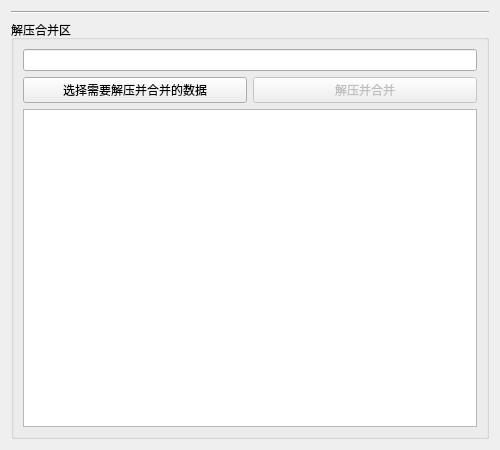
<?xml version="1.0" encoding="UTF-8"?>
<ui version="4.0">
 <class>Form</class>
 <widget class="QWidget" name="Form">
  <property name="geometry">
   <rect>
    <x>0</x>
    <y>0</y>
    <width>500</width>
    <height>450</height>
   </rect>
  </property>
  <property name="windowTitle">
   <string>7Z工具</string>
  </property>
  <property name="windowIcon">
   <iconset resource="../config/icon/ico.qrc">
    <normaloff>:/文件/解压包.png</normaloff>:/文件/解压包.png</iconset>
  </property>
  <layout class="QVBoxLayout" name="verticalLayout" stretch="0,2">
   <item>
    <widget class="Line" name="line">
     <property name="orientation">
      <enum>Qt::Horizontal</enum>
     </property>
    </widget>
   </item>
   <item>
    <widget class="QGroupBox" name="groupBox_2">
     <property name="title">
      <string>解压合并区</string>
     </property>
     <layout class="QVBoxLayout" name="verticalLayout_3">
      <item>
       <widget class="QLineEdit" name="file_path_line"/>
      </item>
      <item>
       <layout class="QHBoxLayout" name="horizontalLayout_4">
        <item>
         <widget class="QPushButton" name="select_files_pushButton">
          <property name="text">
           <string>选择需要解压并合并的数据</string>
          </property>
         </widget>
        </item>
        <item>
         <widget class="QPushButton" name="unpack_merge_pushButton">
          <property name="enabled">
           <bool>false</bool>
          </property>
          <property name="text">
           <string>解压并合并</string>
          </property>
         </widget>
        </item>
       </layout>
      </item>
      <item>
       <widget class="QPlainTextEdit" name="plainTextEdit"/>
      </item>
     </layout>
    </widget>
   </item>
  </layout>
 </widget>
 <resources>
  <include location="../config/icon/ico.qrc"/>
 </resources>
 <connections/>
</ui>
